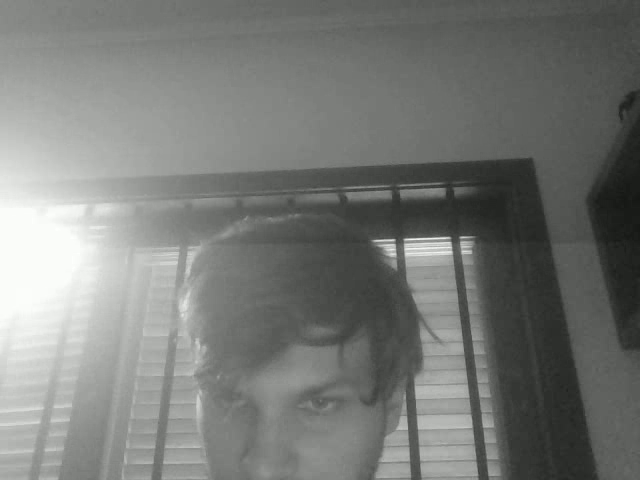
#> input picture frame 4 of video_basics/video-output.mp4, 640 x 480 px
$ jupyter execute video_draw.ipynb
#> lines starting #> are read from the running program, lines starting #| are printed output that depends on the picture; after the words box and inside, x2 and y2 are one past the last pixel; in counts of white or black regions, pixels touching at a corner belong together
# Drawing on Video

[cell 1]
import cv2 as cv
import time

## Static Drawing

[cell 2]
capture = cv.VideoCapture('video-output.mp4')

height = int(capture.get(cv.CAP_PROP_FRAME_HEIGHT))
width = int(capture.get(cv.CAP_PROP_FRAME_WIDTH))

x = width // 2
y = height // 2

w = width // 4
h = height // 4

if capture.isOpened() == False:
    print('Error File Not Found - or - Wrong Codec')

while capture.isOpened():
    ret, frame = capture.read()
#> frame is the input picture: shape (480, 640, 3); mean B, G, R 119.2, 122.2, 120.2

    if ret == True:
        FRAME_RATE = 20
        time.sleep(1/FRAME_RATE)

        cv.rectangle(frame, (x,y), (x+w,y+h), color=(0,0,255), thickness=4)
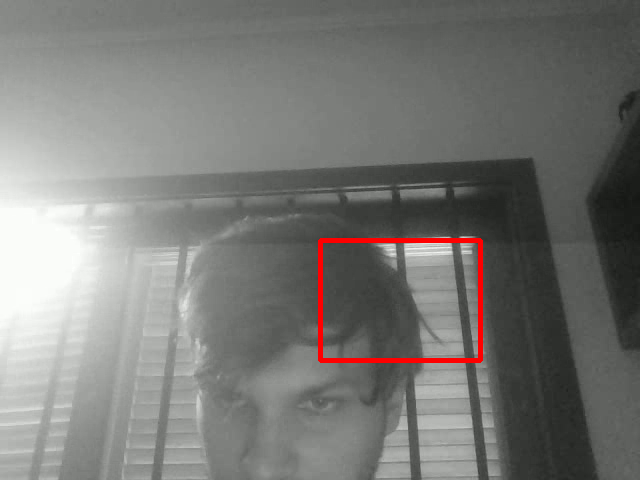
#> frame: shape (480, 640, 3); 0.91% of pixels changed, all inside (x1, y1, x2, y2) = (318, 238, 483, 363)

        cv.imshow('video', frame)
        #   Press ESC
        if cv.waitKey(1) & 0xff == 27:
#> (key Esc is pressed here)
            break
    else:
        break

capture.release()
cv.destroyAllWindows()


$ run again, starting later in the video
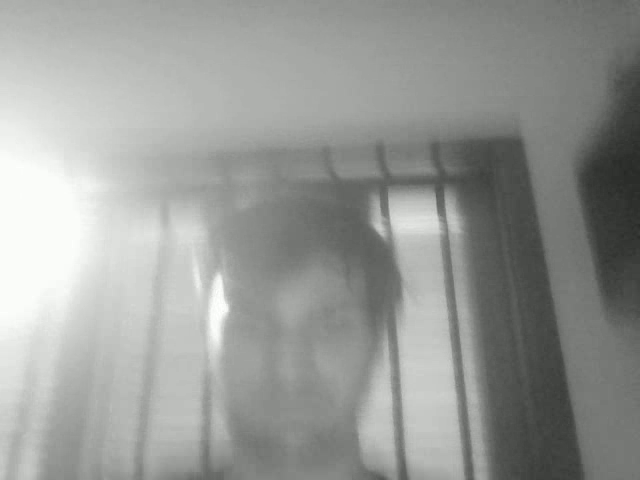
#> input picture frame 19 of video_basics/video-output.mp4, 640 x 480 px
#> frame is the input picture: shape (480, 640, 3); mean B, G, R 150.8, 153.8, 151.8
#> `cv.rectangle(frame, (x,y), (x+w,y+h), color=(0,0,255), thickness=4)`:
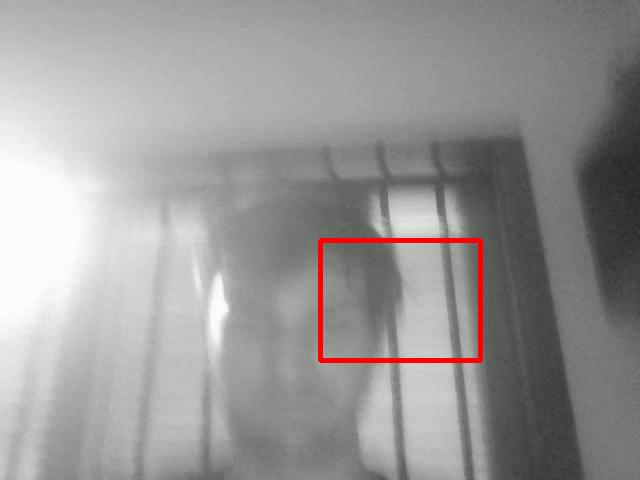
#> frame: shape (480, 640, 3); 0.91% of pixels changed, all inside (x1, y1, x2, y2) = (318, 238, 483, 363)

$ run again, starting later in the video
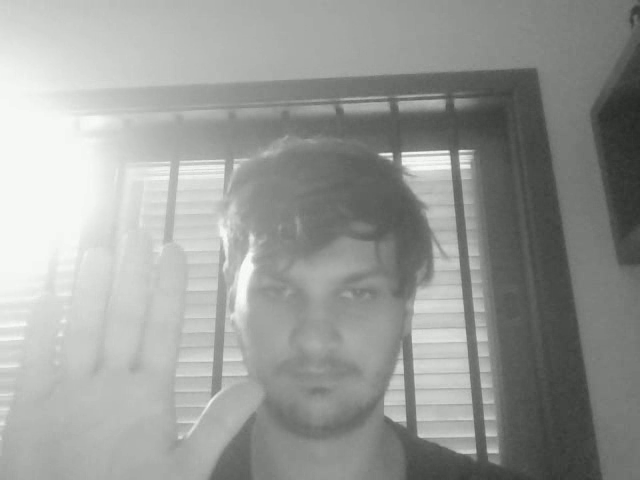
#> input picture frame 34 of video_basics/video-output.mp4, 640 x 480 px
#> frame is the input picture: shape (480, 640, 3); mean B, G, R 151.9, 154.9, 152.9
#> `cv.rectangle(frame, (x,y), (x+w,y+h), color=(0,0,255), thickness=4)`:
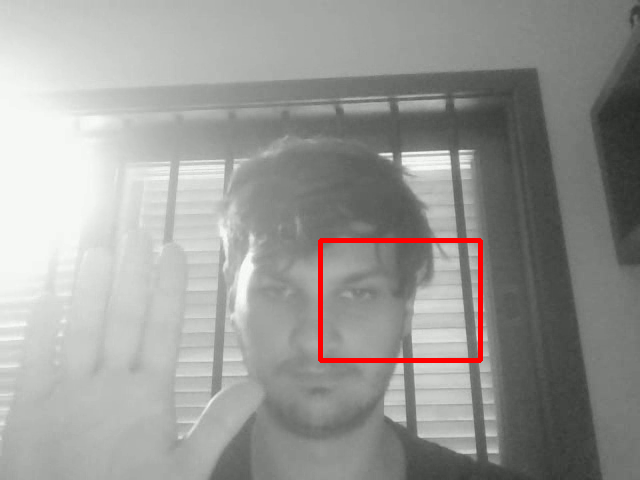
#> frame: shape (480, 640, 3); 0.91% of pixels changed, all inside (x1, y1, x2, y2) = (318, 238, 483, 363)
